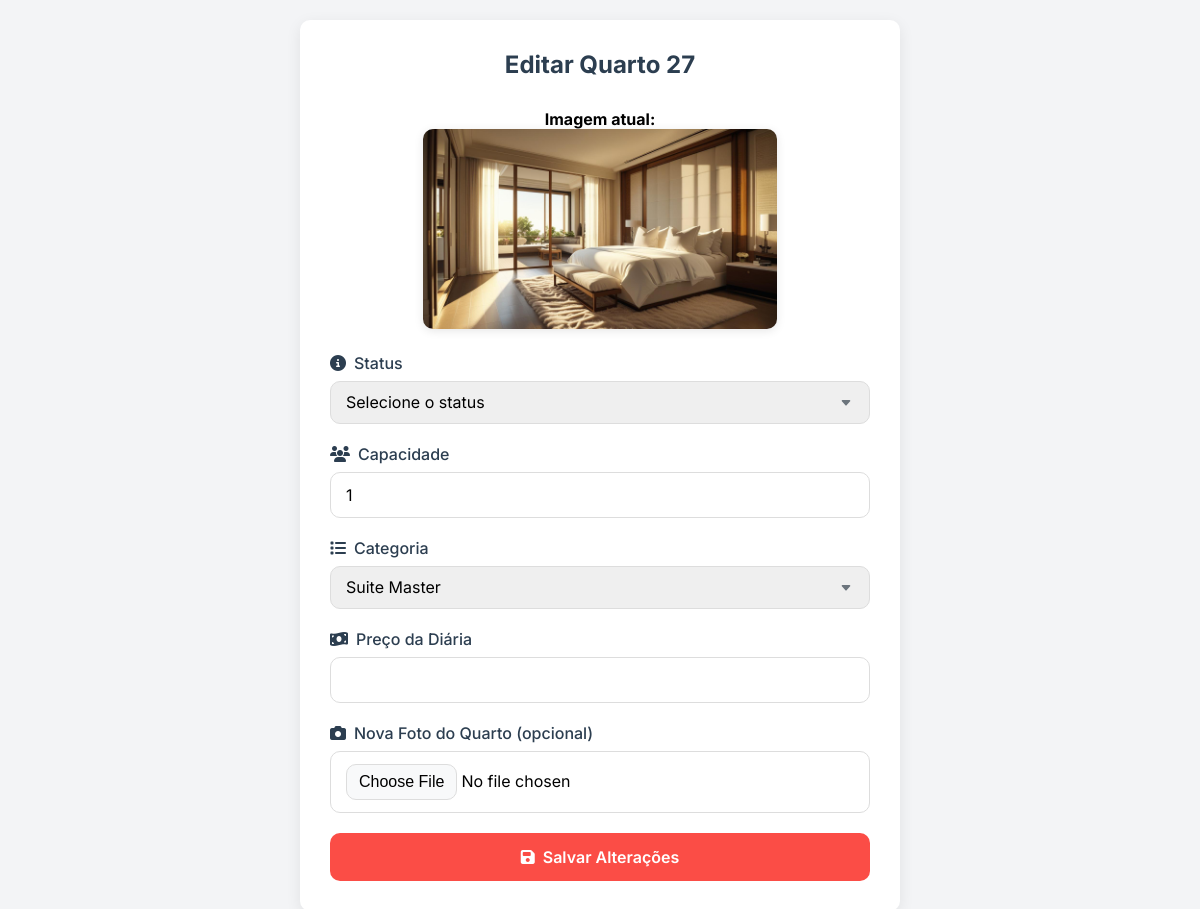
The page /gestor/quartos/editar_quarto.php?id=27 on the database its author committed.
### tables this page shows
CREATE TABLE `quarto` (
  `ID_Quarto` int(11) NOT NULL,
  `Status` varchar(45) DEFAULT NULL,
  `Capacidade` int(11) DEFAULT NULL,
  `Categoria_ID_Categoria` int(11) NOT NULL,
  `Foto` varchar(255) DEFAULT NULL,
  `Preco_diaria` decimal(10,2) DEFAULT NULL
);

CREATE TABLE `categoria` (
  `ID_Categoria` int(11) NOT NULL,
  `Nome` varchar(50) NOT NULL
);

### gestor/quartos/editar_quarto.php (the view, shortened to what this page needs)
<?php
require_once '../../config/config.php';
$info = [];
$id = filter_input(INPUT_GET, 'id');
$categorias = [];
$sql = $pdo->query("SELECT ID_Categoria, Nome FROM categoria");
if ($sql->rowCount() > 0) {
    $categorias = $sql->fetchAll(PDO::FETCH_ASSOC);
}
if ($id) {
    $sql = $pdo->prepare("SELECT * FROM quarto WHERE ID_Quarto = :id");
    $sql->bindValue(':id', $id, PDO::PARAM_INT);
    $sql->execute();
    if ($sql->rowCount() > 0) {
        $info = $sql->fetch(PDO::FETCH_ASSOC);
    } else {
        header("Location: index.php");
        exit;
    }
} else {
    header("Location: index.php");
    exit;
}
?>
<!DOCTYPE html>
<html lang="pt-br">
<head>
    <link rel="stylesheet" href="https://cdnjs.cloudflare.com/ajax/libs/font-awesome/6.5.0/css/all.min.css">
</head>
<body>
    <div class="form-container">
        <form method="POST" action="../../actions/editar_quarto.php" enctype="multipart/form-data">
            <div class="form-header">
                <h1 class="form-title">Editar Quarto <?php echo $info['ID_Quarto']; ?></h1>
            </div>
            <?php if(!empty($info['Foto'])): ?>
            <div class="current-image">
                <p><strong>Imagem atual:</strong></p>
                <img src="../../uploads/<?php echo htmlspecialchars($info['Foto']); ?>" alt="Foto atual do quarto">
            </div>
            <?php endif; ?>
            <div class="form-group">
                <label for="status" class="form-label">
                    <i class="fas fa-info-circle"></i>
                    Status
                </label>
                <select name="status" id="status" class="form-control" >
                    <option value="">Selecione o status</option>
                </select>
            </div>
            <div class="form-group">
                <label for="capacidade" class="form-label">
                    <i class="fas fa-users"></i>
                    Capacidade
                </label>
                <input type="number" name="capacity" id="capacidade" class="form-control"
                       min="1" value="<?php echo htmlspecialchars($info['Capacidade'] ?? ''); ?>" >
            </div>
            <div class="form-group">
                <label for="categoria" class="form-label">
                    <i class="fas fa-list"></i>
                    Categoria
                </label>
                <select name="category" id="categoria" class="form-control">
                    <?php foreach ($categorias as $categoria): ?>
                        <option value="<?= $categoria['ID_Categoria']; ?>"
                            <?= ($info['Categoria_ID_Categoria'] == $categoria['ID_Categoria']) ? 'selected' : ''; ?>>
                            <?= htmlspecialchars($categoria['Nome']); ?>
                        </option>
                    <?php endforeach; ?>
                </select>
            </div>
            <div class="form-group">
                <label for="preco_diaria" class="form-label">
                    <i class="fas fa-money-bill-wave"></i>
                    Preço da Diária
                </label>
                <input type="number" name="preco_diaria" id="preco_diaria" class="form-control"
                       step="0.01" min="0" value="<?php echo htmlspecialchars($info['Preco_Diaria'] ?? ''); ?>" >
            </div>
            <div class="form-group">
                <label for="foto" class="form-label">
                    <i class="fas fa-camera"></i>
                    Nova Foto do Quarto (opcional)
                </label>
                <input type="file" name="foto" id="foto" class="form-control file" accept="image/*">
            </div>
            <button type="submit" class="submit-btn">
                <i class="fas fa-save"></i> Salvar Alterações
            </button>
        </form>
    </div>
</body>
</html>

### gestor/quartos/editar_quarto.php (style rules this page uses)
:root { --primary-color: #FB4D46; --secondary-color: #2c3e50; --light-gray: #f8f9fa; --dark-gray: #6c757d; --white: #ffffff; --border-radius: 10px; --box-shadow: 0 4px 15px rgba(0,0,0,0.08); --transition: all 0.3s ease; }
* { margin: 0; padding: 0; box-sizing: border-box; font-family: 'Inter', sans-serif; }
body { background-color: #f3f4f6; display: flex; justify-content: center; align-items: center; min-height: 100vh; padding: 20px; }
.form-container { width: 100%; max-width: 600px; background-color: var(--white); border-radius: var(--border-radius); box-shadow: var(--box-shadow); padding: 30px; }
.form-header { text-align: center; margin-bottom: 30px; }
.form-title { color: var(--secondary-color); font-size: 24px; margin-bottom: 10px; }
.current-image { text-align: center; margin-bottom: 20px; }
.current-image img { max-width: 100%; height: auto; max-height: 200px; border-radius: var(--border-radius); box-shadow: 0 2px 10px rgba(0,0,0,0.1); }
.form-group { margin-bottom: 20px; }
.form-label { display: block; margin-bottom: 8px; font-weight: 500; color: var(--secondary-color); display: flex; align-items: center; gap: 8px; }
.form-control { width: 100%; padding: 12px 15px; border: 1px solid #ddd; border-radius: var(--border-radius); font-size: 16px; transition: var(--transition); }
select.form-control { appearance: none; background-repeat: no-repeat; background-position: right 15px center; background-size: 16px 12px; }
.form-control.file { padding: 12px 15px; }
.submit-btn { display: block; width: 100%; padding: 14px; background-color: var(--primary-color); color: white; border: none; border-radius: var(--border-radius); font-size: 16px; font-weight: 600; cursor: pointer; transition: var(--transition); margin-top: 20px; display: flex; align-items: center; justify-content: center; gap: 8px; }

### rows shown on the page
quarto: ID_Quarto "27", Foto (picture), capacity "1", category "Suite Master"
